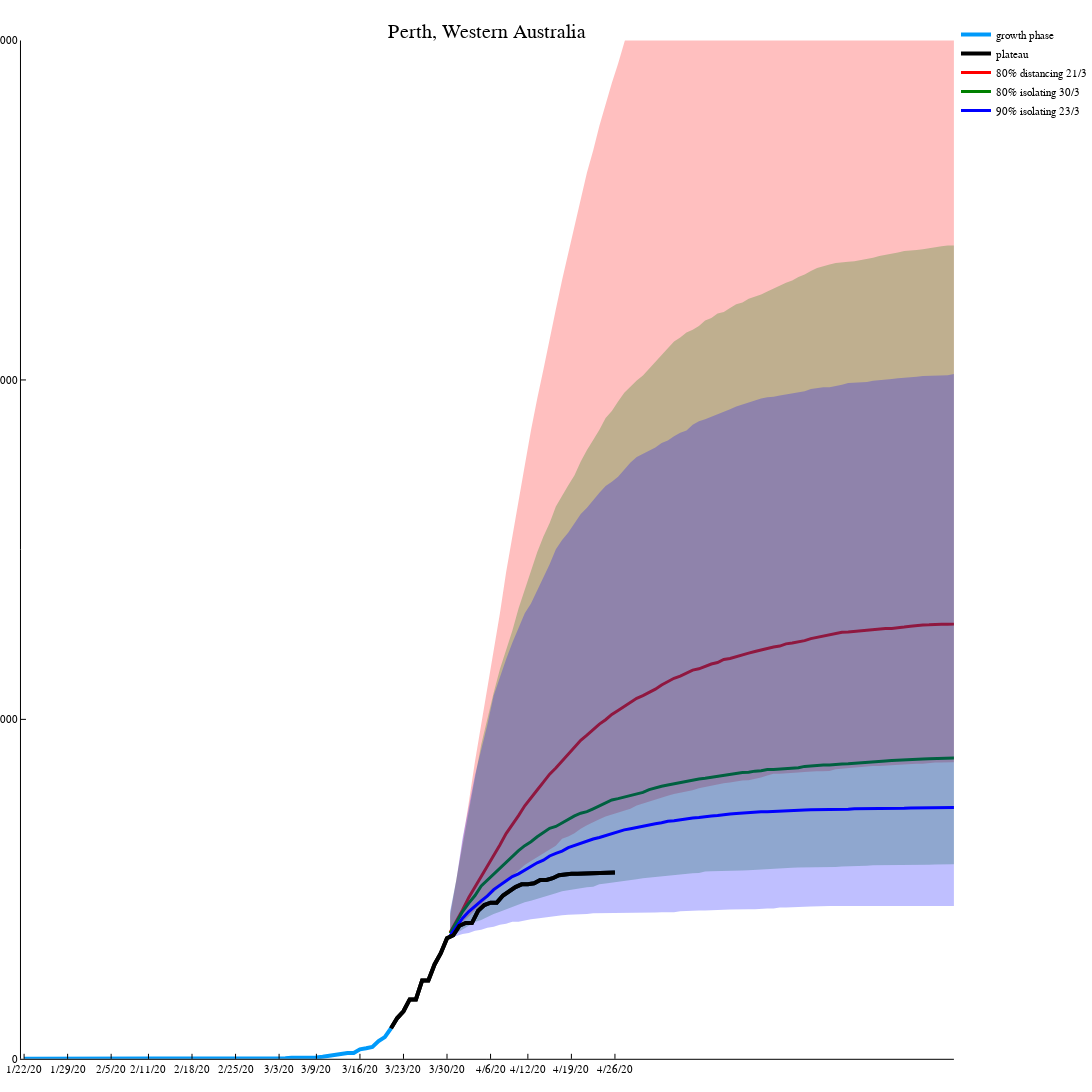

The cell this chart's notebook holds for it:
### Code cell
ddt(z,zt)=count(z->z>0, z[1:zt])+ count(z->z<0, z[zt+1:end])
~,tpday=findmax([ddt(diff(diff(y)),nx) for nx in 1:(ndays-2)])
#this is the turning point between exponential growth and decay. totItp total infections at day tpday
totItp=y[tpday+1]
plot(ddays[1:tpday+1],y[1:tpday+1],lw=4,label="growth phase",title="Perth, Western Australia",size=(1800,1200))
plot!(ddays[tpday+1:ndays],y[tpday+1:ndays],lw=4,seriescolor=:black,label="plateau")
(Sp,Ep,Ip,Rp) = epipred(th, St80,Et80,It80,Rt80)
lnp,~=size(Ip)
plotqnt((tp+1):tp+lnp,Ip+Rp,:red,"80% distancing 21/3")
(Sp,Ep,Ip,Rp) = epipred(th, St8,Et8,It8,Rt8)
lnp,~=size(Ip)
plotqnt((tp+1):tp+lnp,Ip+Rp,:green,"80% isolating 30/3")
#(Sp,Ep,Ip,Rp) = epipred(th, St90,Et90,It90,Rt90)
#lnp,~=size(Ip)
#plotqnt((tp+1):tp+lnp,Ip+Rp,:orange,"90% distancing")
(Sp,Ep,Ip,Rp) = epipred(th, St9,Et9,It9,Rt9)
lnp,~=size(Ip)
plotqnt((tp+1):tp+lnp,Ip+Rp,:blue,"90% isolating 23/3")
#(Sp,Ep,Ip,Rp) = epipred(th, St9x,Et9x,It9x,Rt9x)
#lnp,~=size(Ip)
#plotqnt((tp+1):tp+lnp,Ip+Rp,:yellow,"95% isolating 21/3")
plot!(ddays[tpday+1:ndays],y[tpday+1:ndays],lw=4,seriescolor=:black,label=false,xlimit=(0,150),ylimit=(0,3000))

### Figure 1 — Plotly figure (JSON) as saved in the notebook; plotly's stock layout.template omitted (floating-point values rounded to 4 significant figures; data arrays with more than 128 entries replaced by an {"elided": "..."} marker saying what was removed)
{"data": [{"colorbar": {"title": ""}, "legendgroup": "growth phase", "line": {"color": "rgba(0, 154, 250, 1.000)", "dash": "solid", "shape": "linear", "width": 4}, "mode": "lines", "name": "growth phase", "showlegend": true, "type": "scatter", "x": [0.5, 1.5, 2.5, 3.5, 4.5, 5.5, 6.5, 7.5, 8.5, 9.5, 10.5, 11.5, 12.5, 13.5, 14.5, 15.5, 16.5, 17.5, 18.5, 19.5, 20.5, 21.5, 22.5, 23.5, 24.5, 25.5, 26.5, 27.5, 28.5, 29.5, 30.5, 31.5, 32.5, 33.5, 34.5, 35.5, 36.5, 37.5, 38.5, 39.5, 40.5, 41.5, 42.5, 43.5, 44.5, 45.5, 46.5, 47.5, 48.5, 49.5, 50.5, 51.5, 52.5, 53.5, 54.5, 55.5, 56.5, 57.5, 58.5, 59.5], "xaxis": "x1", "y": [0, 0, 0, 0, 0, 0, 0, 0, 0, 0, 0, 0, 0, 0, 0, 0, 0, 0, 0, 0, 0, 0, 0, 0, 0, 0, 0, 0, 0, 0, 0, 0, 0, 0, 0, 0, 0, 0, 2, 2, 2, 2, 2, 3, 3, 3, 3, 4, 6, 9, 9, 14, 17, 17, 28, 31, 35, 52, 64, 90], "yaxis": "y1", "zmax": null, "zmin": null}, {"colorbar": {"title": ""}, "legendgroup": "plateau", "line": {"color": "rgba(0, 0, 0, 1.000)", "dash": "solid", "shape": "linear", "width": 4}, "mode": "lines", "name": "plateau", "showlegend": true, "type": "scatter", "x": [59.5, 60.5, 61.5, 62.5, 63.5, 64.5, 65.5, 66.5, 67.5, 68.5, 69.5, 70.5, 71.5, 72.5, 73.5, 74.5, 75.5, 76.5, 77.5, 78.5, 79.5, 80.5, 81.5, 82.5, 83.5, 84.5, 85.5, 86.5, 87.5, 88.5, 89.5, 90.5, 91.5, 92.5, 93.5, 94.5, 95.5], "xaxis": "x1", "y": [90, 120, 140, 175, 175, 231, 231, 278, 311, 355, 364, 392, 400, 400, 436, 453, 460, 460, 481, 495, 506, 514, 514, 517, 527, 527, 532, 541, 544, 545, 545, 546, 546, 546, 548, 549, 549], "yaxis": "y1", "zmax": null, "zmin": null}, {"colorbar": {"title": ""}, "fill": "tozeroy", "fillcolor": "rgba(255, 0, 0, 0.250)", "legendgroup": "80% distancing 21/3", "line": {"color": "rgba(255, 0, 0, 1.000)", "dash": "solid", "shape": "linear", "width": 0}, "mode": "lines", "name": "80% distancing 21/3", "showlegend": false, "type": "scatter", "x": {"elided": "332 int values"}, "xaxis": "x1", "y": {"elided": "332 float values"}, "yaxis": "y1", "zmax": null, "zmin": null}, {"colorbar": {"title": ""}, "legendgroup": "80% distancing 21/3", "line": {"color": "rgba(255, 0, 0, 1.000)", "dash": "solid", "shape": "linear", "width": 3}, "mode": "lines", "name": "80% distancing 21/3", "showlegend": true, "type": "scatter", "x": {"elided": "166 int values"}, "xaxis": "x1", "y": {"elided": "166 float values"}, "yaxis": "y1", "zmax": null, "zmin": null}, {"colorbar": {"title": ""}, "fill": "tozeroy", "fillcolor": "rgba(0, 128, 0, 0.250)", "legendgroup": "80% isolating 30/3", "line": {"color": "rgba(0, 128, 0, 1.000)", "dash": "solid", "shape": "linear", "width": 0}, "mode": "lines", "name": "80% isolating 30/3", "showlegend": false, "type": "scatter", "x": {"elided": "326 int values"}, "xaxis": "x1", "y": {"elided": "326 float values"}, "yaxis": "y1", "zmax": null, "zmin": null}, {"colorbar": {"title": ""}, "legendgroup": "80% isolating 30/3", "line": {"color": "rgba(0, 128, 0, 1.000)", "dash": "solid", "shape": "linear", "width": 3}, "mode": "lines", "name": "80% isolating 30/3", "showlegend": true, "type": "scatter", "x": {"elided": "163 int values"}, "xaxis": "x1", "y": {"elided": "163 float values"}, "yaxis": "y1", "zmax": null, "zmin": null}, {"colorbar": {"title": ""}, "fill": "tozeroy", "fillcolor": "rgba(0, 0, 255, 0.250)", "legendgroup": "90% isolating 23/3", "line": {"color": "rgba(0, 0, 255, 1.000)", "dash": "solid", "shape": "linear", "width": 0}, "mode": "lines", "name": "90% isolating 23/3", "showlegend": false, "type": "scatter", "x": {"elided": "308 int values"}, "xaxis": "x1", "y": {"elided": "308 float values"}, "yaxis": "y1", "zmax": null, "zmin": null}, {"colorbar": {"title": ""}, "legendgroup": "90% isolating 23/3", "line": {"color": "rgba(0, 0, 255, 1.000)", "dash": "solid", "shape": "linear", "width": 3}, "mode": "lines", "name": "90% isolating 23/3", "showlegend": true, "type": "scatter", "x": {"elided": "154 int values"}, "xaxis": "x1", "y": {"elided": "154 float values"}, "yaxis": "y1", "zmax": null, "zmin": null}, {"colorbar": {"title": ""}, "legendgroup": "", "line": {"color": "rgba(0, 0, 0, 1.000)", "dash": "solid", "shape": "linear", "width": 4}, "mode": "lines", "name": "", "showlegend": false, "type": "scatter", "x": [59.5, 60.5, 61.5, 62.5, 63.5, 64.5, 65.5, 66.5, 67.5, 68.5, 69.5, 70.5, 71.5, 72.5, 73.5, 74.5, 75.5, 76.5, 77.5, 78.5, 79.5, 80.5, 81.5, 82.5, 83.5, 84.5, 85.5, 86.5, 87.5, 88.5, 89.5, 90.5, 91.5, 92.5, 93.5, 94.5, 95.5], "xaxis": "x1", "y": [90, 120, 140, 175, 175, 231, 231, 278, 311, 355, 364, 392, 400, 400, 436, 453, 460, 460, 481, 495, 506, 514, 514, 517, 527, 527, 532, 541, 544, 545, 545, 546, 546, 546, 548, 549, 549], "yaxis": "y1", "zmax": null, "zmin": null}], "layout": {"annotations": [{"font": {"color": "rgba(0, 0, 0, 1.000)", "family": "sans-serif", "size": 20}, "rotation": 0, "showarrow": false, "text": "Perth, Western Australia", "x": 0.5099, "xanchor": "center", "xref": "paper", "y": 1, "yanchor": "top", "yref": "paper"}], "height": 1200, "legend": {"bgcolor": "rgba(255, 255, 255, 1.000)", "bordercolor": "rgba(0, 0, 0, 1.000)", "font": {"color": "rgba(0, 0, 0, 1.000)", "family": "sans-serif", "size": 11}, "tracegroupgap": 0, "x": 1, "y": 1}, "margin": {"b": 20, "l": 0, "r": 0, "t": 20}, "paper_bgcolor": "rgba(255, 255, 255, 1.000)", "plot_bgcolor": "rgba(255, 255, 255, 1.000)", "showlegend": true, "width": 1800, "xaxis": {"anchor": "y1", "domain": [0.02194, 0.9978], "gridcolor": "rgba(0, 0, 0, 0.100)", "gridwidth": 0.5, "linecolor": "rgba(0, 0, 0, 1.000)", "mirror": false, "range": [0, 150], "showgrid": false, "showline": true, "showticklabels": true, "tickangle": 0, "tickcolor": "rgb(0, 0, 0)", "tickfont": {"color": "rgba(0, 0, 0, 1.000)", "family": "sans-serif", "size": 11}, "tickmode": "array", "ticks": "inside", "ticktext": ["1/22/20", "1/29/20", "2/5/20", "2/11/20", "2/18/20", "2/25/20", "3/3/20", "3/9/20", "3/16/20", "3/23/20", "3/30/20", "4/6/20", "4/12/20", "4/19/20", "4/26/20"], "tickvals": [0.5, 7.5, 14.5, 20.5, 27.5, 34.5, 41.5, 47.5, 54.5, 61.5, 68.5, 75.5, 81.5, 88.5, 95.5], "title": "", "titlefont": {"color": "rgba(0, 0, 0, 1.000)", "family": "sans-serif", "size": 15}, "type": "-", "visible": true, "zeroline": false, "zerolinecolor": "rgba(0, 0, 0, 1.000)"}, "yaxis": {"anchor": "x1", "domain": [0.01254, 0.9805], "gridcolor": "rgba(0, 0, 0, 0.100)", "gridwidth": 0.5, "linecolor": "rgba(0, 0, 0, 1.000)", "mirror": false, "range": [0, 3000], "showgrid": false, "showline": true, "showticklabels": true, "tickangle": 0, "tickcolor": "rgb(0, 0, 0)", "tickfont": {"color": "rgba(0, 0, 0, 1.000)", "family": "sans-serif", "size": 11}, "tickmode": "array", "ticks": "inside", "ticktext": ["0", "1000", "2000", "3000"], "tickvals": [0, 1000, 2000, 3000], "title": "", "titlefont": {"color": "rgba(0, 0, 0, 1.000)", "family": "sans-serif", "size": 15}, "type": "-", "visible": true, "zeroline": false, "zerolinecolor": "rgba(0, 0, 0, 1.000)"}}}
